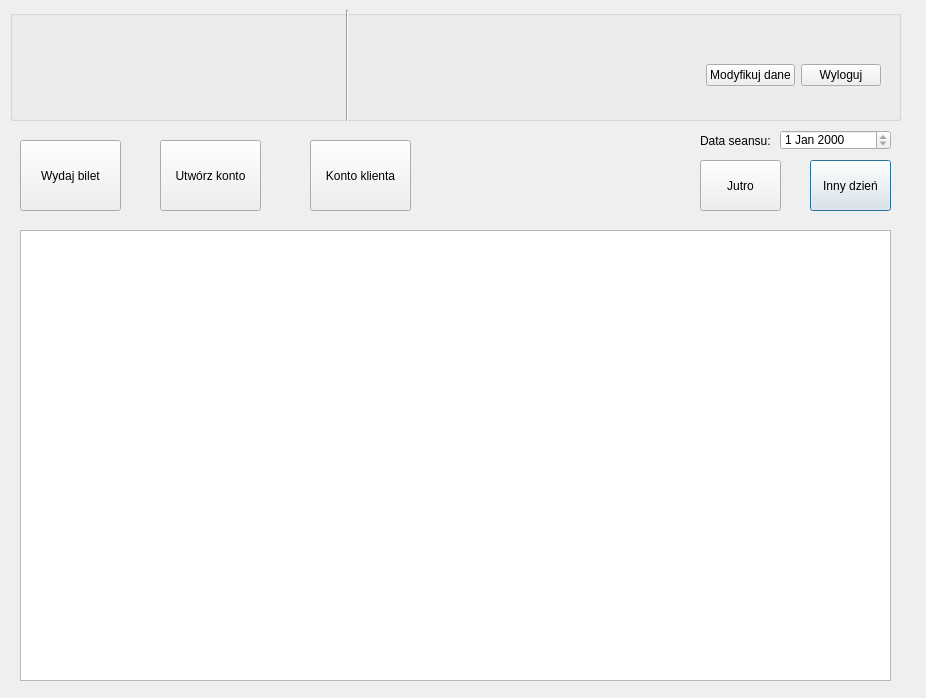
<?xml version="1.0" encoding="UTF-8"?>
<ui version="4.0">
 <class>CinemaBuildingRepertoirSchedule</class>
 <widget class="QDialog" name="CinemaBuildingRepertoirSchedule">
  <property name="geometry">
   <rect>
    <x>0</x>
    <y>0</y>
    <width>926</width>
    <height>698</height>
   </rect>
  </property>
  <property name="windowTitle">
   <string>Dialog</string>
  </property>
  <widget class="QLabel" name="label_seans_date">
   <property name="geometry">
    <rect>
     <x>700</x>
     <y>130</y>
     <width>71</width>
     <height>21</height>
    </rect>
   </property>
   <property name="font">
    <font>
     <pointsize>9</pointsize>
    </font>
   </property>
   <property name="text">
    <string>Data seansu:</string>
   </property>
  </widget>
  <widget class="QPushButton" name="pushButton_otherday">
   <property name="geometry">
    <rect>
     <x>810</x>
     <y>160</y>
     <width>81</width>
     <height>51</height>
    </rect>
   </property>
   <property name="text">
    <string>Inny dzień</string>
   </property>
  </widget>
  <widget class="QPushButton" name="pushButton_client_account">
   <property name="geometry">
    <rect>
     <x>310</x>
     <y>140</y>
     <width>101</width>
     <height>71</height>
    </rect>
   </property>
   <property name="text">
    <string>Konto klienta</string>
   </property>
  </widget>
  <widget class="QPushButton" name="pushButton_give_ticket">
   <property name="geometry">
    <rect>
     <x>20</x>
     <y>140</y>
     <width>101</width>
     <height>71</height>
    </rect>
   </property>
   <property name="text">
    <string>Wydaj bilet</string>
   </property>
  </widget>
  <widget class="QPushButton" name="pushButton_tomorrow">
   <property name="geometry">
    <rect>
     <x>700</x>
     <y>160</y>
     <width>81</width>
     <height>51</height>
    </rect>
   </property>
   <property name="text">
    <string>Jutro</string>
   </property>
  </widget>
  <widget class="QDateEdit" name="dateEdit">
   <property name="geometry">
    <rect>
     <x>780</x>
     <y>130</y>
     <width>111</width>
     <height>20</height>
    </rect>
   </property>
   <property name="readOnly">
    <bool>true</bool>
   </property>
  </widget>
  <widget class="QTableView" name="tableView_schedule">
   <property name="geometry">
    <rect>
     <x>20</x>
     <y>230</y>
     <width>871</width>
     <height>451</height>
    </rect>
   </property>
  </widget>
  <widget class="QPushButton" name="pushButton_create_account">
   <property name="geometry">
    <rect>
     <x>160</x>
     <y>140</y>
     <width>101</width>
     <height>71</height>
    </rect>
   </property>
   <property name="text">
    <string>Utwórz konto</string>
   </property>
  </widget>
  <widget class="QGroupBox" name="groupBox_menu">
   <property name="geometry">
    <rect>
     <x>10</x>
     <y>10</y>
     <width>891</width>
     <height>111</height>
    </rect>
   </property>
   <property name="title">
    <string/>
   </property>
   <widget class="QLabel" name="label_logo">
    <property name="geometry">
     <rect>
      <x>10</x>
      <y>10</y>
      <width>321</width>
      <height>91</height>
     </rect>
    </property>
    <property name="text">
     <string/>
    </property>
   </widget>
   <widget class="Line" name="line">
    <property name="geometry">
     <rect>
      <x>322</x>
      <y>0</y>
      <width>31</width>
      <height>121</height>
     </rect>
    </property>
    <property name="orientation">
     <enum>Qt::Vertical</enum>
    </property>
   </widget>
   <widget class="QWidget" name="layoutWidget">
    <property name="geometry">
     <rect>
      <x>350</x>
      <y>40</y>
      <width>521</width>
      <height>51</height>
     </rect>
    </property>
    <layout class="QHBoxLayout" name="horizontalLayout_2">
     <item>
      <widget class="QLabel" name="label_building">
       <property name="font">
        <font>
         <pointsize>10</pointsize>
        </font>
       </property>
       <property name="text">
        <string/>
       </property>
      </widget>
     </item>
     <item>
      <widget class="QLabel" name="label_user">
       <property name="font">
        <font>
         <pointsize>10</pointsize>
        </font>
       </property>
       <property name="text">
        <string/>
       </property>
      </widget>
     </item>
     <item>
      <layout class="QHBoxLayout" name="horizontalLayout">
       <item>
        <widget class="QPushButton" name="pushButton_modyfydata">
         <property name="text">
          <string>Modyfikuj dane</string>
         </property>
        </widget>
       </item>
       <item>
        <widget class="QPushButton" name="pushButton_logout">
         <property name="text">
          <string>Wyloguj</string>
         </property>
        </widget>
       </item>
      </layout>
     </item>
    </layout>
   </widget>
  </widget>
 </widget>
 <resources/>
 <connections/>
</ui>
